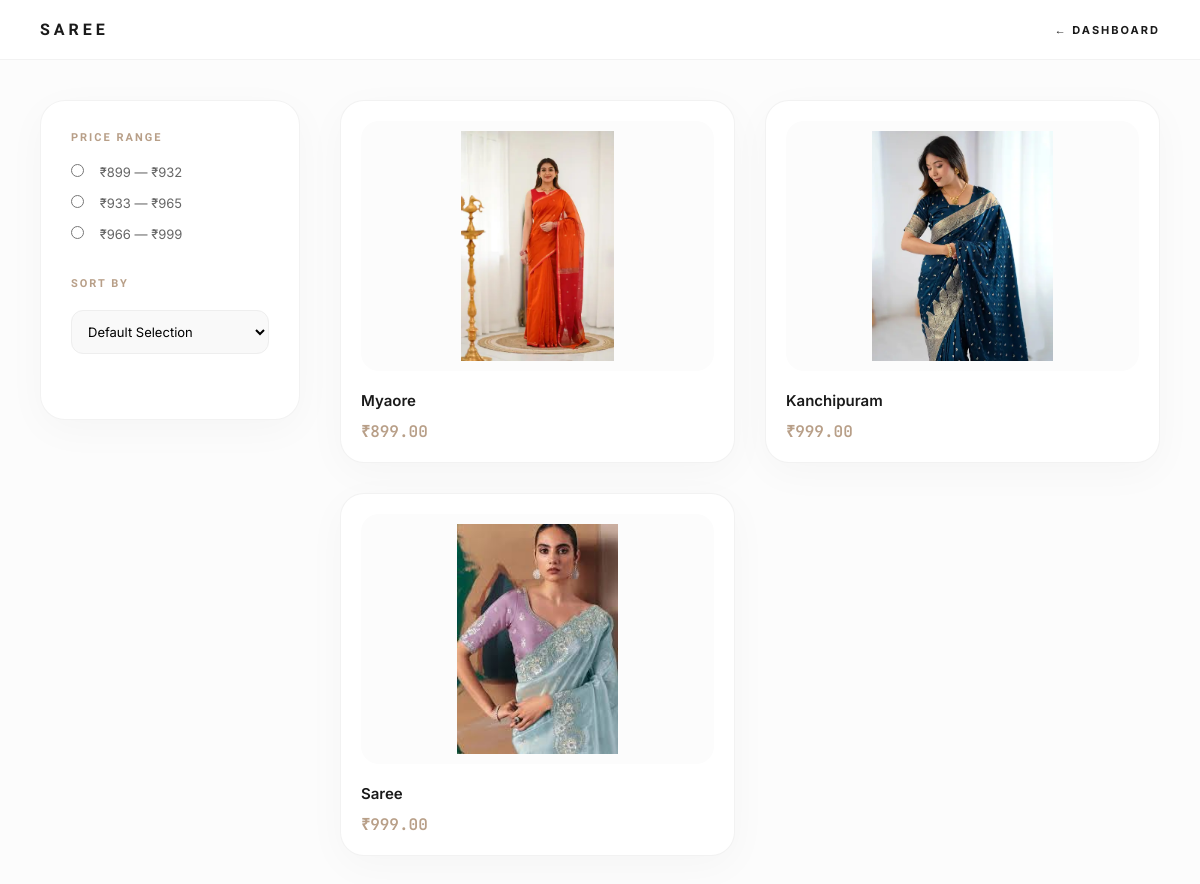
Page /subcategory/5/ (signed in) on the committed database.
### category/models.py (models this page shows, shortened)
class SubCategory(models.Model):
    category = models.ForeignKey(Category,on_delete=models.CASCADE, related_name="subcategories")
    name = models.CharField(max_length=100)
    image = models.ImageField(upload_to='subcategory_images/', blank=True, null=True)

class Product(models.Model):
    category = models.ForeignKey(Category, on_delete=models.CASCADE)
    subcategory = models.ForeignKey(SubCategory, on_delete=models.CASCADE)
    name = models.CharField(max_length=200)
    description = models.TextField()
    price = models.DecimalField(max_digits=10, decimal_places=2)
    image = models.ImageField(upload_to='products/')
    stock=models.IntegerField(default=0)
    low_stock_threshold = models.IntegerField(default=0)
    coins = models.IntegerField(default=0)

### category/views.py (the view)
# urls.py: path("subcategory/<int:subcategory_id>/", views.subcategory_view, name="subcategory"),
@login_required
def subcategory_view(request, subcategory_id):
    subcategory = get_object_or_404(SubCategory, id=subcategory_id)
    products = Product.objects.filter(subcategory=subcategory)
    price_data = products.aggregate(
        min_price=Min('price'),
        max_price=Max('price')
    )
    min_price = price_data['min_price'] or 0
    max_price = price_data['max_price'] or 0
    if max_price > min_price:
        range_size = (max_price - min_price) // 3
        price_ranges = [
            (min_price, min_price + range_size),
            (min_price + range_size + 1, min_price + 2*range_size),
            (min_price + 2*range_size + 1, max_price)
        ]
    else:
        price_ranges = []
    price_range = request.GET.get("price_range")
    if price_range:
        min_p, max_p = price_range.split("-")
        products = products.filter(
            price__gte=int(min_p),
            price__lte=int(max_p)
        )
    sort = request.GET.get("sort")
    sort_map = {
        "price_low": "price",
        "price_high": "-price"
    }
    sort_value = sort_map.get(sort, "-id")
    products = products.order_by(sort_value)
    return render(request, "products.html", {
        "subcategory": subcategory,
        "products": products,
        "title": subcategory.name,
        "price_ranges":price_ranges
    })

### category/templates/products.html (shortened to what this page needs)
{% load static %}
<!DOCTYPE html>
<html lang="en">
<head>
</head>
<body>
<div class="header">
    <h2>{{ subcategory.name }}</h2>
    <a href="{% url 'dashboard' %}" class="back-link">← DASHBOARD</a>
</div>
<div class="main-content">
    <aside class="sidebar">
        <form method="GET" id="filterForm">
            <div class="filter-group">
                <h4>Price Range</h4>
                {% for min,max in price_ranges %}
                    <label class="price-option">
                        <input type="radio" name="price_range"
                               value="{{ min }}-{{ max }}"
                               onchange="document.getElementById('filterForm').submit()">
                        ₹{{ min }} — ₹{{ max }}
                    </label>
                {% endfor %}
            </div>
            <div class="filter-group">
                <h4>Sort By</h4>
                <select name="sort" onchange="document.getElementById('filterForm').submit()">
                    <option value="">Default Selection</option>
                </select>
            </div>
        </form>
    </aside>
    <main class="grid-container">
        <div class="grid">
            {% for product in products %}
            <a href="{% url 'product_detail' product.id %}" class="card">
                <div class="img-wrapper">
                    <img src="{{ product.image.url }}" alt="{{ product.name }}">
                </div>
                <h4>{{ product.name }}</h4>
                <p class="price">₹{{ product.price }}</p>
            </a>
            {% empty %}
            <div class="empty-msg">
                <p>No products available in this category.</p>
            </div>
            {% endfor %}
        </div>
    </main>
</div>
</body>
</html>

### category/templates/products.html (style rules this page uses)
:root { --accent: #d4bda8; --accent-dark: #b89f88; --bg-main: #fcfcfc; --bg-card: #ffffff; --text-main: #1a1a1a; --text-sub: #666666; --glass-border: rgba(0, 0, 0, 0.05); --shadow-soft: 0 10px 40px rgba(0, 0, 0, 0.03); --shadow-hover: 0 20px 50px rgba(212, 189, 168, 0.15); }
* { margin: 0; padding: 0; box-sizing: border-box; font-family: 'Inter', sans-serif; }
body { background-color: var(--bg-main); color: var(--text-main); overflow-x: hidden; }
.header { background: rgba(255, 255, 255, 0.9); backdrop-filter: blur(20px); padding: 20px 40px; display: flex; justify-content: space-between; align-items: center; position: sticky; top: 0; z-index: 1000; border-bottom: 1px solid var(--glass-border); }
.header h2 { font-family: 'Syncopate', sans-serif; font-size: 16px; letter-spacing: 4px; text-transform: uppercase; }
.back-link { text-decoration: none; color: var(--text-main); font-size: 11px; font-weight: 700; text-transform: uppercase; letter-spacing: 2px; transition: 0.3s; }
.main-content { display: flex; max-width: 1400px; margin: 40px auto; padding: 0 40px; gap: 40px; }
.sidebar { flex: 0 0 260px; height: fit-content; background: var(--bg-card); padding: 30px; border-radius: 25px; border: 1px solid var(--glass-border); box-shadow: var(--shadow-soft); position: sticky; top: 100px; }
.sidebar h4 { font-family: 'Syncopate', sans-serif; font-size: 11px; letter-spacing: 2px; text-transform: uppercase; margin-bottom: 20px; color: var(--accent-dark); }
.filter-group { margin-bottom: 35px; }
.price-option { display: block; margin-bottom: 15px; font-size: 13px; cursor: pointer; color: var(--text-sub); transition: 0.2s; }
.price-option input { margin-right: 12px; accent-color: var(--accent-dark); }
select { width: 100%; padding: 12px; border-radius: 12px; border: 1px solid #eee; background: #f9f9f9; font-size: 13px; outline: none; cursor: pointer; }
.grid-container { flex: 1; }
.grid { display: grid; grid-template-columns: repeat(auto-fill, minmax(280px, 1fr)); gap: 30px; }
.card { background: var(--bg-card); padding: 20px; border-radius: 24px; text-align: left; box-shadow: var(--shadow-soft); transition: 0.4s cubic-bezier(0.165, 0.84, 0.44, 1); border: 1px solid var(--glass-border); text-decoration: none; color: inherit; display: block; }
.img-wrapper { width: 100%; height: 250px; background: #fcfcfc; border-radius: 18px; margin-bottom: 20px; overflow: hidden; display: flex; align-items: center; justify-content: center; padding: 10px; }
.card img { max-width: 100%; max-height: 100%; object-fit: contain; transition: 0.5s ease; }
.card h4 { font-size: 15px; font-weight: 600; margin-bottom: 10px; color: var(--text-main); text-transform: capitalize; }
.price { font-family: 'JetBrains Mono', monospace; color: var(--accent-dark); font-weight: 600; font-size: 16px; }

### rows in the picture
SubCategory: name "SAREE"
Product: image (picture), name "Myaore", price "899.00"
Product: image (picture), name "Kanchipuram", price "999.00"
Product: image (picture), name "Saree", price "999.00"

### other values in the picture
{{ min }} "899" "933" "966"
{{ max }} "932" "965" "999"
